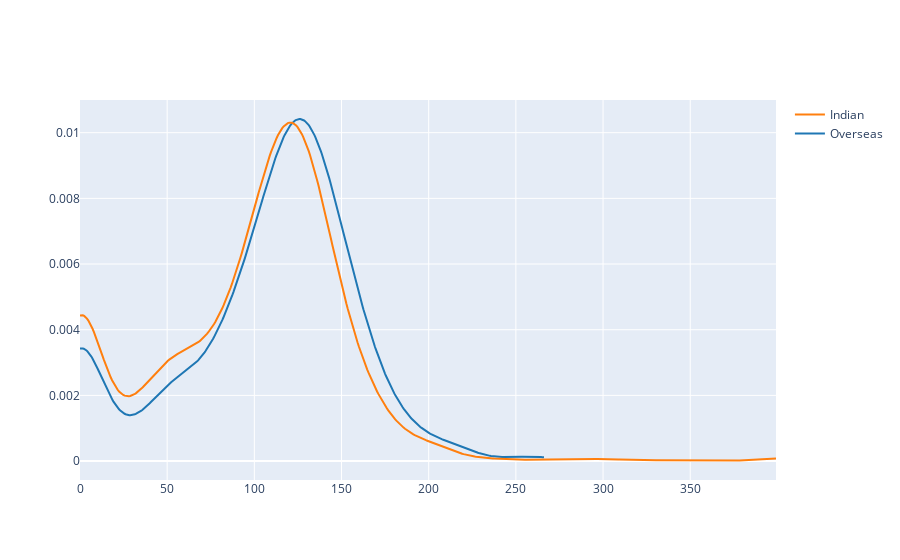

This figure's notebook cell:
### Code cell
fig = ff.create_distplot(nationality_based_strikerates,nationalities,show_hist=False,show_rug=False)
fig.show()

### Figure 1 — Plotly figure (JSON) as saved in the notebook; plotly's stock layout.template omitted (floating-point values rounded to 4 significant figures; data arrays with more than 128 entries replaced by an {"elided": "..."} marker saying what was removed)
{"data": [{"legendgroup": "Overseas", "marker": {"color": "rgb(31, 119, 180)"}, "mode": "lines", "name": "Overseas", "showlegend": true, "type": "scatter", "x": {"elided": "500 float values"}, "xaxis": "x", "y": {"elided": "500 float values"}, "yaxis": "y"}, {"legendgroup": "Indian", "marker": {"color": "rgb(255, 127, 14)"}, "mode": "lines", "name": "Indian", "showlegend": true, "type": "scatter", "x": {"elided": "500 float values"}, "xaxis": "x", "y": {"elided": "500 float values"}, "yaxis": "y"}], "layout": {"barmode": "overlay", "hovermode": "closest", "legend": {"traceorder": "reversed"}, "xaxis": {"anchor": "y2", "domain": [0, 1], "zeroline": false}, "yaxis": {"anchor": "free", "domain": [0, 1], "position": 0}}}
